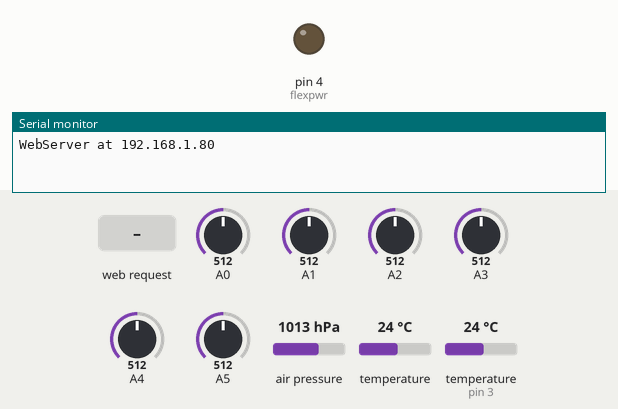
Simulated run of this sketch. Board: Arduino Uno, built for the host (arithmetic inside an expression is 32-bit, double 64-bit). Shown: output pins drawn as LEDs (lit = HIGH), the last lines printed to the serial monitor. Inputs (shaded band) come from the test bench; at power-on: A0 = 512, A1 = 512, A2 = 512, A3 = 512, A4 = 512, A5 = 512, air pressure 1013 hPa, temperature 24 °C, temperature (sensor on pin 3) 24 °C. WiFi joins after 1.5 s; servers stay silent unless stated; pins used as bus, display or sensor lines are not drawn.

Above: at 1.3 s.
1.4 s: HTTP request GET /flexpwr received
At 1.9 s:
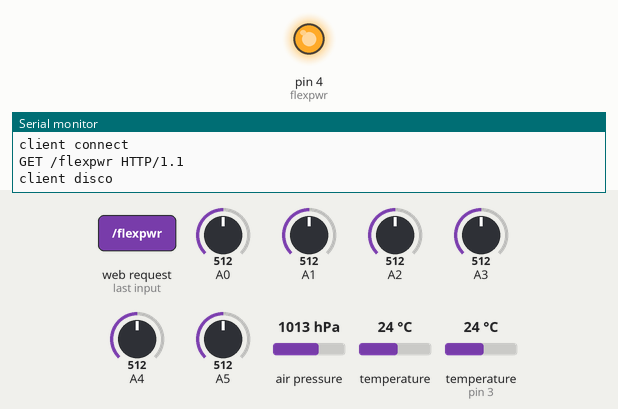
3.5 s: HTTP request GET /on5 received
5.0 s: HTTP request GET /off5 received
Timing chart, 0 to 8.0 s (numbered marks = the images above; inputs shaded):
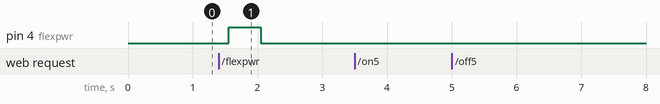

The sketch:

remote-power-v1.ino
```cpp
//////////////////////////////////////////////////////////////////////////
//arduino remote power v1
//starting with sample code from here
//https://www.arduino.cc/en/Tutorial/LibraryExamples/WebServer
//////////////////////////////////////////////////////////////////////////
// code will eventually need...
//   -- some sort of status page
//   -- ability to turn an output on/off for power control
//   -- momentary / addressable output control
//   -- environmental monitoring?
//   -- unit status report?
//////////////////////////////////////////////////////////////////////////


//ethernet shield
#include <SPI.h>
#include <Ethernet.h>

//BMP085 because it's on the shield in my junkbox
#include <Adafruit_BMP085.h>
Adafruit_BMP085 bmp;

//1wire stuff
#include <OneWire.h>
#include <DallasTemperature.h>

//ethernet shield stuff
byte mac[] = {0xDE, 0xAD, 0xBE, 0xEF, 0x00, 0x01 };
IPAddress ip(192, 168, 1, 80);
EthernetServer server(80);

//1wire stuff
#define ONE_WIRE_BUS 3
OneWire oneWire(ONE_WIRE_BUS);
DallasTemperature sensors(&oneWire);
DeviceAddress cabinet_thermo1 = { 0x28, 0x47, 0x17, 0x15, 0x06, 0x00, 0x00, 0xAB };


//control variables
String readString;
int pwrstrip = 5;
int flexpwr = 4;

//////////////////////////////////////////////////////////////////////////
//setup
//////////////////////////////////////////////////////////////////////////
void setup() {
  //serial
  Serial.begin(9600);

  ////////////////////////////////////////
  //BMP085 related
  ////////////////////////////////////////
  if (!bmp.begin()) {
    Serial.println("BMP085 notfound");
    while (1) {}
  }

  ////////////////////////////////////////
  //ethernet shield-related
  ////////////////////////////////////////
  Ethernet.init(10);
  Serial.print("WebServer at ");
  Ethernet.begin(mac, ip);
  if (Ethernet.hardwareStatus() == EthernetNoHardware) {
    Serial.println("No eth if found");
    while (true) {
      delay(1); // do nothing, no point running without Ethernet hardw        are
    }
  }
  if (Ethernet.linkStatus() == LinkOFF) {
    Serial.println("no phy link");
  }

  ////////////////////////////////////////
  //control-relay related
  ////////////////////////////////////////
  pinMode(pwrstrip, OUTPUT);
  pinMode(flexpwr, OUTPUT);


  // start the server
  server.begin();
  Serial.println(Ethernet.localIP());

  //1wire
  sensors.begin();
  sensors.setResolution(cabinet_thermo1, 10);

}


//////////////////////////////////////////////////////////////////////////
//loop
//////////////////////////////////////////////////////////////////////////
void loop() {

  sensors.requestTemperatures();


  // listen for incoming clients
  EthernetClient client = server.available();
  if (client) {
    Serial.println("client connect");
    boolean currentLineIsBlank = true;
    while (client.connected()) {
      if (client.available()) {
        char c = client.read();

        if (readString.length() < 100) {
          readString += c;
        }


        // Serial.write(c);
        // if you've gotten to the end of the line (received a newline
        // character) and the line is blank, the http request has ended,
        // so you can send a reply
        if (c == '\n') {

          Serial.print(readString);

          // send a standard http response header
          client.println("HTTP/1.1 200 OK");
          client.println("Content-Type: text/html");
          client.println("Connection: close");  // the connection will be closed after completion of the response
          client.println("Refresh: 5");  // refresh the page automatically every 5 sec
          client.println();

          client.println("<!DOCTYPE HTML>");
          client.println("<html>");

          client.println("<H1><center>Radio Control</center></h1>");

          client.print("<p>AC power state: ");
          client.print(digitalRead(pwrstrip));
          client.println("<br />");

          client.println("<input type=button value=\'AC ON\' onmousedown=location.href='/?on5;'>");
          client.println("<input type=button value=\"AC OFF\" onmousedown=location.href='/?off5;'>");
          client.println("<p>");

          client.println("<input type=button value=\'Flex-6300 momentary\' onmousedown=location.href='/?flexpwr;'>");
          client.println("<p>");


          client.println("<table border=1>");
          // output the value of each analog input pin
          for (int analogChannel = 0; analogChannel < 6; analogChannel++) {
            int sensorReading = analogRead(analogChannel);
            client.println("<tr>");
            client.print("<td>analog input ");
            client.print(analogChannel);
            client.print(" is ");
            client.print(sensorReading);
            client.println("</td></tr>");
            //client.println("<br />");
          }


          //BMP085 info
          client.print("<tr><td>board temp ");
          float tempF = bmp.readTemperature();
          tempF = ((tempF * 1.8) + 32);
          client.print(tempF);
          client.print(" F");
          client.println("</td></tr>");

          client.print("<tr><td>pressure ");
          client.print((bmp.readPressure() / 100));
          client.print(" Pa");
          client.println("</td></tr>");

          client.print("<tr><td>lead temp ");
          client.println(printTemperature(cabinet_thermo1));
          client.print(" F");
          client.println("</td></tr>");


          client.println("</table>");


          client.println("</html>");
          break;
        }


        if (c == '\n') {
          // you're starting a new line
          currentLineIsBlank = true;
        } else if (c != '\r') {
          // you've gotten a character on the current line
          currentLineIsBlank = false;
        }


      }
    }
    // give the web browser time to receive the data
    delay(1);
    // close the connection:
    client.stop();
    Serial.println("client disco");

    //AC power strip
    if (readString.indexOf("on5") > 0) {
      digitalWrite(pwrstrip, HIGH);
    }
    if (readString.indexOf("off5") > 0) {
      digitalWrite(pwrstrip, LOW);
    }

    //momentary for flx
    if (readString.indexOf("flexpwr") > 0)
    {
      digitalWrite(flexpwr, HIGH);
      delay(500);
      digitalWrite(flexpwr, LOW);
    }

    //clearing string for next read
    readString = "";


  }

}


int printTemperature(DeviceAddress deviceAddress)
{
  float tempC = sensors.getTempC(deviceAddress);
  if (tempC == -127.00) {
    return (999);
    //Serial.print("Error getting temperature");
  } else {
    //Serial.print("C: ");
    //Serial.print(tempC);
    //Serial.print(" F: ");
    //Serial.print(DallasTemperature::toFahrenheit(tempC));
    return(DallasTemperature::toFahrenheit(tempC));
  }
}
```

Measured:
- after the input at 1.4 s, pin 4 (flexpwr): LOW → HIGH after 0.15 s, → LOW 0.50 s later
